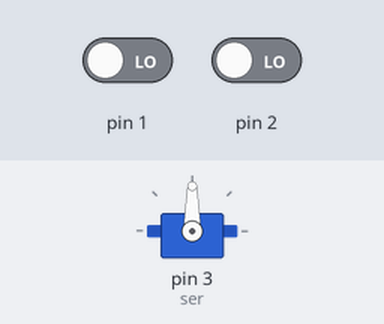
Simulated run of this sketch. Board: Arduino Uno, built with avr-gcc and run on an emulated ATmega328P. Shown: servo. The test bench sets the inputs (shaded band); at power-on: pin 1 LOW, pin 2 LOW.

Above: at 1.2 s.
1.3 s: pin 1 driven HIGH
At 1.46 s:
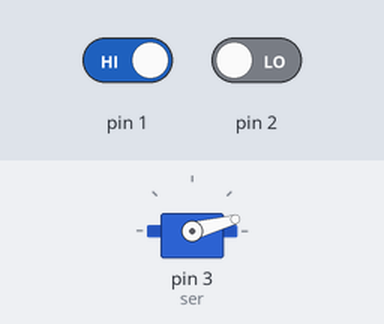
4.3 s: pin 2 driven HIGH
At 5.3 s:
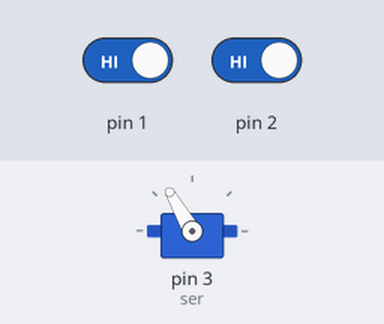
Timing chart, 0 to 12.4 s (numbered marks = the images above; inputs shaded):
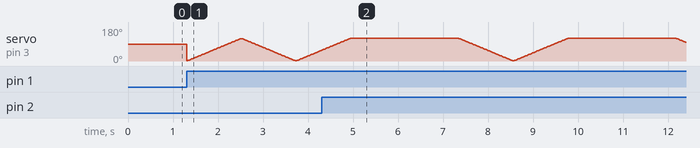

The sketch:

Opdracht_6.ino
```cpp
#include <Servo.h>

  int positie = 0;
  int vector = 0;
  Servo ser;

void setup() {

  //servo attachen
  ser.attach(3);

}

void loop() {

  //statements voor het draaien

  //Beide knoppen
  if(digitalRead(2) && digitalRead(1)) {
    delay(10);

    if(positie == 120 && vector < 1) vector = 240;
    ser.write(servoPos());

  } else

    //Eerste knop
   if (digitalRead(1) && !digitalRead(2)) {
    delay(10);
    ser.write(servoPos());

    if(positie == 120 && vector != 1) vector = 1;

  } else

    //Tweede knop
    if(digitalRead(2) && !digitalRead(1)) {
     delay(10);
     ser.write(servoPos());

     if(positie == 120 && vector != 1) vector = 1;
  }
}

//functie voor het draaien van servo
int servoPos() {
  if(vector == 1) positie--;
  if(vector == 0) positie++;
  if(positie <= 0) vector = 0;
  if(vector > 1) vector--;

  return positie;
}
```
